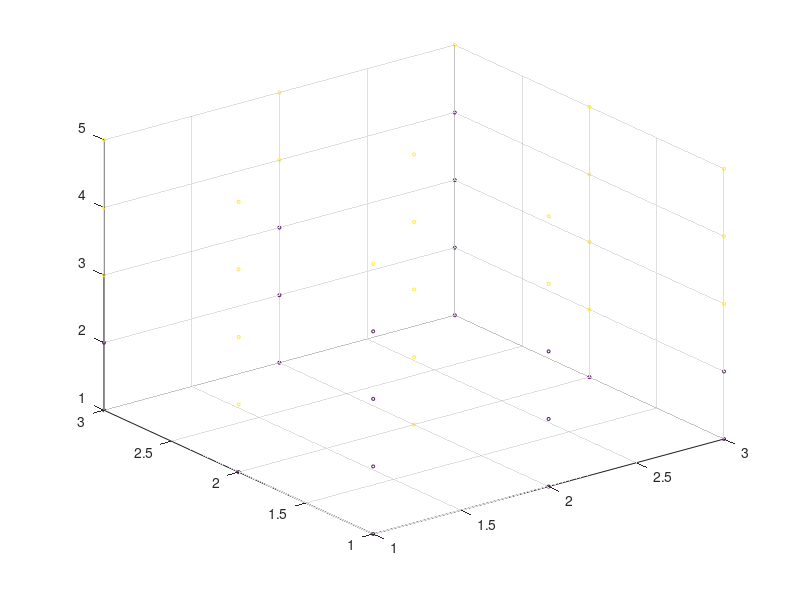

This figure's MATLAB source:
A = zeros(3, 3, 5);
A(:,:,1)=[0,0,0;0,1,0;0,0,0];
A(:,:,2)=[0,0,0;1,1,1;0,0,0];
A(:,:,3)=[0,0,1;1,1,1;1,0,0];
A(:,:,4)=[0,1,1;1,1,1;1,1,0];
A(:,:,5)=[1,1,1;1,1,1;1,1,1];
[X,Y,Z]=meshgrid(1:3,1:3,1:5);
scatter3(X(:),Y(:),Z(:),5,A(:));